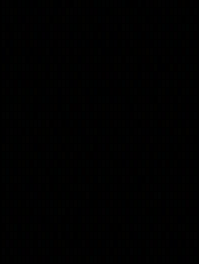
Frame 1 (no input)
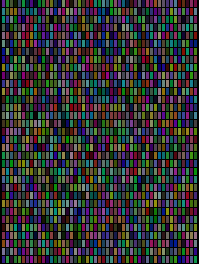
Frame 60 (the mouse pressed at the canvas centre just before this capture)
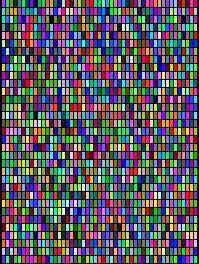
Frame 120 (the mouse held since frame 60 and released just before this capture)

The Processing sketch that drew these frames (run headless with seeded random() and noise(); from frame 60 on, the mouse is pressed at the canvas centre):

// Processing sketch: processing_12874
// ── processing_12874.pde

color[][] c0;
color[][] c1;
int w=49;
int h=33;
int last=0;
float r;
void setup() {
  size(199,264);
  c0 = new color[w][h];
  c1 = new color[w][h];
  //frameRate(2);
  for( int y=0; y<h; y++ ) {
    for( int x=0; x<w; x++ ) {
      c1[x][y] = color(0);
      c0[x][y] = color(random(255),random(255),random(255));
    }
  }
  background(0);
   
}
 
void draw() {
  r=r+0.01;
  if( r>1 ) r = 1;
 
  noStroke();
  for( int y=0; y<h; y++ ) {
    for( int x=0; x<w; x++ ) {
      color c = lerpColor(c1[x][y],c0[x][y],r);
      fill( c );
      rect( x*4+2,y*8+0,3,7);
    }
  }
     
  if( millis() - last > 3000 ) {
    last = millis();
    r = 0;
    for( int y=0; y<h; y++ ) {
      for( int x=0; x<w; x++ ) {
        c1[x][y] = c0[x][y];
        c0[x][y] = color(random(255),random(255),random(255));
      }
    }
  }
   
  windows();
}
 
void windows() {
  stroke(0);
  strokeWeight(1);
  for( int x=1; x<width; x+=4 ) {
    line(x,0,x,height);
  }
}
